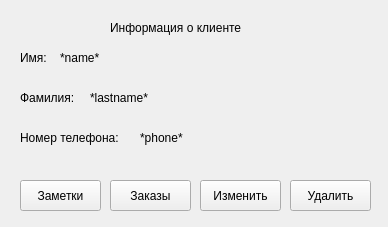
<?xml version="1.0" encoding="UTF-8"?>
<ui version="4.0">
 <class>CustomerInfo</class>
 <widget class="QMainWindow" name="CustomerInfo">
  <property name="geometry">
   <rect>
    <x>0</x>
    <y>0</y>
    <width>388</width>
    <height>227</height>
   </rect>
  </property>
  <property name="windowTitle">
   <string>Информация о клиенте</string>
  </property>
  <widget class="QWidget" name="centralwidget">
   <widget class="QLabel" name="label">
    <property name="geometry">
     <rect>
      <x>20</x>
      <y>50</y>
      <width>91</width>
      <height>16</height>
     </rect>
    </property>
    <property name="styleSheet">
     <string notr="true">font: 10pt &quot;Segoe UI&quot;;</string>
    </property>
    <property name="text">
     <string>Имя:</string>
    </property>
   </widget>
   <widget class="QLabel" name="label_2">
    <property name="geometry">
     <rect>
      <x>20</x>
      <y>90</y>
      <width>141</width>
      <height>16</height>
     </rect>
    </property>
    <property name="styleSheet">
     <string notr="true">font: 10pt &quot;Segoe UI&quot;;</string>
    </property>
    <property name="text">
     <string>Фамилия:</string>
    </property>
   </widget>
   <widget class="QLabel" name="label_3">
    <property name="geometry">
     <rect>
      <x>20</x>
      <y>130</y>
      <width>111</width>
      <height>16</height>
     </rect>
    </property>
    <property name="styleSheet">
     <string notr="true">font: 10pt &quot;Segoe UI&quot;;</string>
    </property>
    <property name="text">
     <string>Номер телефона:</string>
    </property>
   </widget>
   <widget class="QLabel" name="customer_name_label">
    <property name="geometry">
     <rect>
      <x>60</x>
      <y>50</y>
      <width>151</width>
      <height>16</height>
     </rect>
    </property>
    <property name="styleSheet">
     <string notr="true">font: 10pt &quot;Segoe UI&quot;;</string>
    </property>
    <property name="text">
     <string>*name*</string>
    </property>
   </widget>
   <widget class="QLabel" name="custome_lastname_label">
    <property name="geometry">
     <rect>
      <x>90</x>
      <y>90</y>
      <width>131</width>
      <height>16</height>
     </rect>
    </property>
    <property name="styleSheet">
     <string notr="true">font: 10pt &quot;Segoe UI&quot;;</string>
    </property>
    <property name="text">
     <string>*lastname*</string>
    </property>
   </widget>
   <widget class="QLabel" name="customer_phone_label">
    <property name="geometry">
     <rect>
      <x>140</x>
      <y>130</y>
      <width>161</width>
      <height>16</height>
     </rect>
    </property>
    <property name="styleSheet">
     <string notr="true">font: 10pt &quot;Segoe UI&quot;;</string>
    </property>
    <property name="text">
     <string>*phone*</string>
    </property>
   </widget>
   <widget class="QPushButton" name="customer_notes_button">
    <property name="geometry">
     <rect>
      <x>20</x>
      <y>180</y>
      <width>81</width>
      <height>31</height>
     </rect>
    </property>
    <property name="styleSheet">
     <string notr="true">font: 10pt &quot;Segoe UI&quot;;</string>
    </property>
    <property name="text">
     <string>Заметки</string>
    </property>
   </widget>
   <widget class="QPushButton" name="customer_orders_button">
    <property name="geometry">
     <rect>
      <x>110</x>
      <y>180</y>
      <width>81</width>
      <height>31</height>
     </rect>
    </property>
    <property name="styleSheet">
     <string notr="true">font: 10pt &quot;Segoe UI&quot;;</string>
    </property>
    <property name="text">
     <string>Заказы</string>
    </property>
   </widget>
   <widget class="QLabel" name="label_7">
    <property name="geometry">
     <rect>
      <x>110</x>
      <y>20</y>
      <width>191</width>
      <height>16</height>
     </rect>
    </property>
    <property name="styleSheet">
     <string notr="true">font: 10pt &quot;Segoe UI&quot;;</string>
    </property>
    <property name="text">
     <string>Информация о клиенте</string>
    </property>
   </widget>
   <widget class="QPushButton" name="change_customer_info_button">
    <property name="geometry">
     <rect>
      <x>200</x>
      <y>180</y>
      <width>81</width>
      <height>31</height>
     </rect>
    </property>
    <property name="styleSheet">
     <string notr="true">font: 10pt &quot;Segoe UI&quot;;</string>
    </property>
    <property name="text">
     <string>Изменить</string>
    </property>
   </widget>
   <widget class="QPushButton" name="customer_remove_button">
    <property name="geometry">
     <rect>
      <x>290</x>
      <y>180</y>
      <width>81</width>
      <height>31</height>
     </rect>
    </property>
    <property name="styleSheet">
     <string notr="true">font: 10pt &quot;Segoe UI&quot;;</string>
    </property>
    <property name="text">
     <string>Удалить</string>
    </property>
   </widget>
  </widget>
 </widget>
 <resources/>
 <connections/>
</ui>
